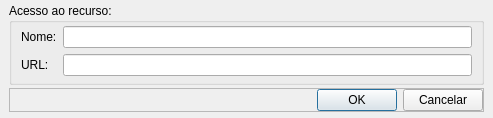
<?xml version="1.0" encoding="UTF-8"?>
<ui version="4.0">
 <class>Dialog</class>
 <widget class="QDialog" name="Dialog">
  <property name="geometry">
   <rect>
    <x>0</x>
    <y>0</y>
    <width>493</width>
    <height>107</height>
   </rect>
  </property>
  <property name="windowTitle">
   <string>Adicionar Recurso</string>
  </property>
  <layout class="QGridLayout" name="gridLayout">
   <property name="leftMargin">
    <number>9</number>
   </property>
   <property name="topMargin">
    <number>3</number>
   </property>
   <property name="rightMargin">
    <number>9</number>
   </property>
   <property name="bottomMargin">
    <number>6</number>
   </property>
   <property name="spacing">
    <number>3</number>
   </property>
   <item row="0" column="0">
    <widget class="QGroupBox" name="groupBox">
     <property name="title">
      <string>Acesso ao recurso:</string>
     </property>
     <layout class="QGridLayout" name="gridLayout_2">
      <property name="topMargin">
       <number>3</number>
      </property>
      <property name="bottomMargin">
       <number>6</number>
      </property>
      <item row="1" column="0">
       <widget class="QLabel" name="label">
        <property name="text">
         <string>URL:</string>
        </property>
       </widget>
      </item>
      <item row="0" column="0">
       <widget class="QLabel" name="label_2">
        <property name="text">
         <string>Nome:</string>
        </property>
       </widget>
      </item>
      <item row="1" column="1">
       <widget class="QLineEdit" name="tx_url"/>
      </item>
      <item row="0" column="1">
       <widget class="QLineEdit" name="tx_name"/>
      </item>
     </layout>
    </widget>
   </item>
   <item row="1" column="0">
    <widget class="QFrame" name="frame">
     <property name="frameShape">
      <enum>QFrame::StyledPanel</enum>
     </property>
     <property name="frameShadow">
      <enum>QFrame::Raised</enum>
     </property>
     <layout class="QGridLayout" name="gridLayout_3">
      <property name="margin">
       <number>0</number>
      </property>
      <item row="0" column="0">
       <spacer name="horizontalSpacer">
        <property name="orientation">
         <enum>Qt::Horizontal</enum>
        </property>
        <property name="sizeHint" stdset="0">
         <size>
          <width>308</width>
          <height>20</height>
         </size>
        </property>
       </spacer>
      </item>
      <item row="0" column="1">
       <widget class="QPushButton" name="bt_ok">
        <property name="text">
         <string>OK</string>
        </property>
       </widget>
      </item>
      <item row="0" column="2">
       <widget class="QPushButton" name="bt_cancel">
        <property name="text">
         <string>Cancelar</string>
        </property>
       </widget>
      </item>
     </layout>
    </widget>
   </item>
  </layout>
 </widget>
 <resources/>
 <connections/>
</ui>
